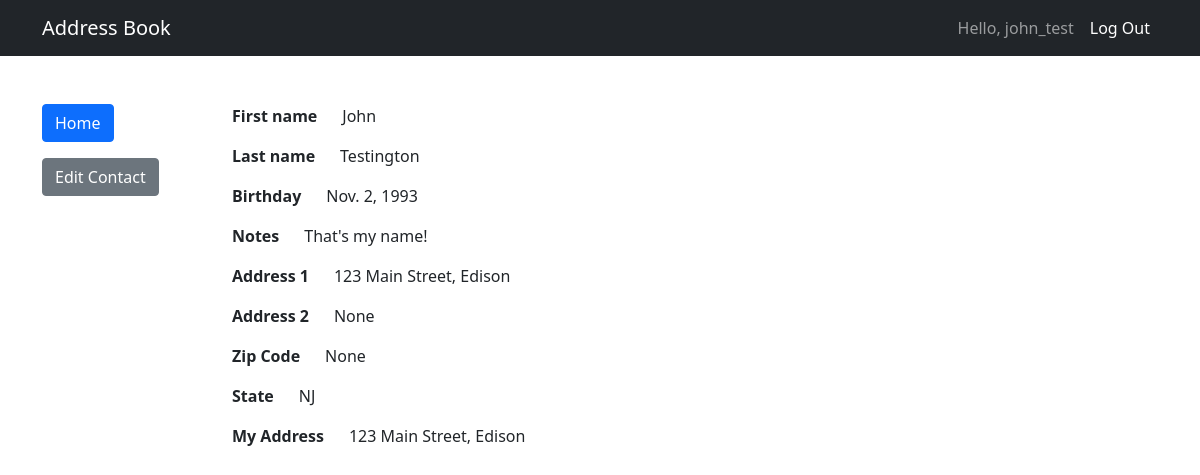
/contacts/16 (signed in), run on the app's committed database.
### directory/models.py (models this page shows, shortened)
class Contact(models.Model):
    first_name = models.CharField(max_length=20)
    last_name = models.CharField(max_length=20)
    email = models.EmailField(blank=True, null=True)
    birthday = models.DateField('Birthday', blank=True, null=True)
    notes = models.TextField('Notes', max_length=500, blank=True)
    username = models.ForeignKey(User, blank=True, null=True, on_delete=models.CASCADE)
    address_line1 = models.CharField(max_length = 50, null=True, blank=True)
    address_line2 = models.CharField(max_length = 50, null=True, blank=True)
    address_ZIP = models.CharField(max_length = 5, null=True, blank=True)
    address_state = models.CharField(max_length = 50, null=True, blank=True)
    self_contact = models.BooleanField(default=False)

### directory/views.py (the view)
# urls.py: path('contacts/<int:pk>', ContactView.as_view(), name='contact-detail'),
class ContactView(LoginRequiredMixin, UserPassesTestMixin, DetailView):
    model = Contact
    def test_func(self):
        obj = self.get_object()
        return obj.username == self.request.user
    def get_context_data(self, **kwargs):
        context = super().get_context_data(**kwargs)
        context['user_info'] = Contact.objects.filter(username=self.request.user).filter(self_contact=True).values()[0]
        return context

### directory/templates/directory/contact_detail.html (shortened to what this page needs)
{% extends "base.html" %}
{% block content %}
    <div class="row">
        <div class="col-2">
            <a class="btn btn-primary" href="{% url 'show-contacts' %}" role="button">Home</a>
            <a class="btn btn-secondary" href="{% url 'update-contact' contact.id %}" role="button">Edit Contact</a>
        </div>
        <div class="col-6">
            <p><strong>First name &nbsp;&nbsp;&nbsp;&nbsp; </strong> {{ contact.first_name }}</p>
            <p><strong>Last name &nbsp;&nbsp;&nbsp;&nbsp; </strong> {{ contact.last_name }}</p>
            <p><strong>Birthday &nbsp;&nbsp;&nbsp;&nbsp; </strong> {{ contact.birthday}}</p>
            <p><strong>Notes &nbsp;&nbsp;&nbsp;&nbsp; </strong> {{ contact.notes}}</p>
            <p><strong>Address 1 &nbsp;&nbsp;&nbsp;&nbsp; </strong> {{ contact.address_line1}}</p>
            <p><strong>Address 2 &nbsp;&nbsp;&nbsp;&nbsp; </strong> {{ contact.address_line2}}</p>
            <p><strong>Zip Code &nbsp;&nbsp;&nbsp;&nbsp; </strong> {{ contact.address_ZIP}}</p>
            <p><strong>State &nbsp;&nbsp;&nbsp;&nbsp; </strong> {{ contact.address_state}}</p>
            <p><strong>My Address &nbsp;&nbsp;&nbsp;&nbsp; </strong> {{ user_info.address_line1 }}</p>
        </div>
    </div>
{% endblock content %}

### AB_site/templates/base.html (shortened to what this page needs)
{% load static %}
<!DOCTYPE html>
<html lang="en">
    <head>
        <link href="{% static 'css/styles.css' %}" rel="stylesheet" />
    </head>
    <body>
        <nav class="navbar navbar-expand-lg navbar-dark bg-dark">
            <div class="container">
                <a class="navbar-brand" href="/">Address Book</a>
                <div class="collapse navbar-collapse" id="navbarSupportedContent">
                    <ul class="navbar-nav ms-auto mb-2 mb-lg-0">
                        {% if user.is_authenticated %}
                            <li class="nav-item"><a class="nav-link" aria-current="page">Hello, {{ user.username }}</a></li>
                            <li class="nav-item"><a class="nav-link active" aria-current="page" href="{% url 'logout' %}?next=/">Log Out</a></li>
                        {% else %}
                            <li class="nav-item"><a class="nav-link active" aria-current="page" href="{% url 'login' %}?next=/">Log in</a></li>
                        {% endif %}
                    </ul>
                </div>
            </div>
        </nav>
        <div class="container">
            <div class="mt-5">
                {% block content %}{% endblock content %}
            </div>
        </div>
    </body>
</html>

### data on the page
Contact: first_name "John", last_name "Testington", birthday "Nov. 2, 1993", notes "That's my name!", address_line1 "123 Main Street, Edison", address_line2 "None", address_ZIP "None", address_state "NJ"

### other printed values
{{ user.username }} "john_test"
